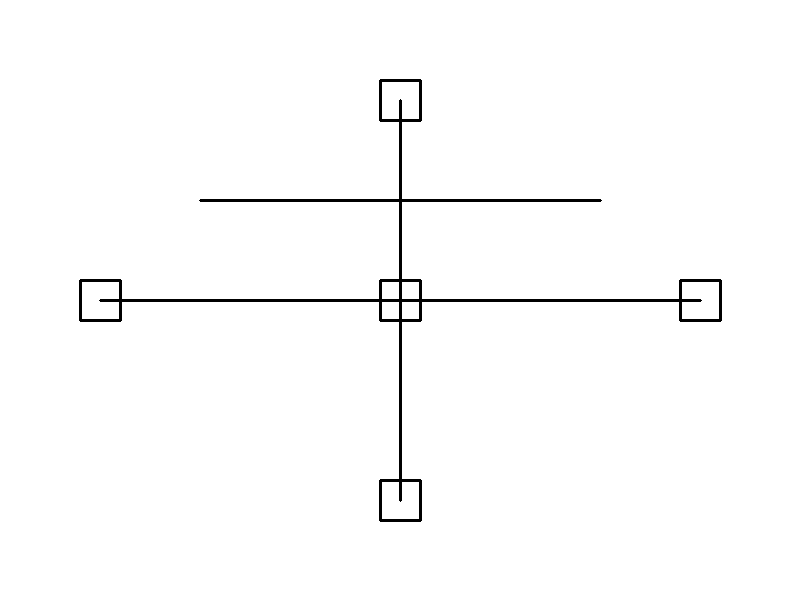
#> input picture input.png, 800 x 600 px
$ python estimate.py
#> lines starting #> are read from the running program, lines starting #| are printed output that depends on the picture; after the words box and inside, x2 and y2 are one past the last pixel; in counts of white or black regions, pixels touching at a corner belong together
"""
InfraAuto MVP - Paint Drawing to Cost Estimate
================================================
Converts a simple Windows Paint drawing (PNG) into:
  1) Basic quantity takeoff
  2) Simple cost calculation
  3) Excel output (estimate.xlsx)

Assumptions:
  - Black lines = cable routes
  - Closed rectangles = manholes
  - 1 pixel = 0.1 meter
"""

import math
import cv2
import numpy as np
import pandas as pd

# ── Configuration ──────────────────────────────────────────────

INPUT_FILE = "input.png"
OUTPUT_FILE = "estimate.xlsx"
PIXEL_TO_METER = 0.1

PRICING = {
    "cable_per_meter": 5000,
    "manhole_unit": 1_200_000,
}

# ── Image Processing ──────────────────────────────────────────


def load_and_preprocess(path: str):
    """Load image, convert to grayscale, apply edge detection."""
    img = cv2.imread(path)
    if img is None:
        raise FileNotFoundError(f"Cannot open image: {path}")

    gray = cv2.cvtColor(img, cv2.COLOR_BGR2GRAY)
    edges = cv2.Canny(gray, 50, 150, apertureSize=3)
    return img, gray, edges


def detect_lines(edges) -> float:
    """Detect lines with HoughLinesP and return total length in pixels."""
    lines = cv2.HoughLinesP(
        edges,
        rho=1,
        theta=np.pi / 180,
        threshold=50,
        minLineLength=30,
        maxLineGap=10,
    )
    if lines is None:
        return 0.0

    total_px = 0.0
    for line in lines:
        x1, y1, x2, y2 = line[0]
        total_px += math.hypot(x2 - x1, y2 - y1)

    return total_px


def detect_manholes(gray) -> int:
    """Detect closed rectangles (4-vertex polygons) as manholes."""
    _, thresh = cv2.threshold(gray, 127, 255, cv2.THRESH_BINARY_INV)
    contours, _ = cv2.findContours(thresh, cv2.RETR_TREE, cv2.CHAIN_APPROX_SIMPLE)

    count = 0
    for cnt in contours:
        area = cv2.contourArea(cnt)
        if area < 200:
            continue

        peri = cv2.arcLength(cnt, True)
        approx = cv2.approxPolyDP(cnt, 0.04 * peri, True)

        # Rectangle = 4 vertices, aspect ratio close to square-ish
        if len(approx) == 4:
            x, y, w, h = cv2.boundingRect(approx)
            aspect = max(w, h) / (min(w, h) + 1e-5)
            if aspect < 3.0:  # filter out long thin shapes
                count += 1

    return count


# ── Cost Calculation ──────────────────────────────────────────


def calculate_costs(cable_length_m: float, manhole_count: int) -> list[dict]:
    """Build line items for the estimate."""
    cable_total = cable_length_m * PRICING["cable_per_meter"]
    manhole_total = manhole_count * PRICING["manhole_unit"]
    grand_total = cable_total + manhole_total

    return [
        {
            "Item": "Cable Installation",
            "Quantity": round(cable_length_m, 2),
            "Unit": "m",
            "Unit Price": PRICING["cable_per_meter"],
            "Total": round(cable_total),
        },
        {
            "Item": "Manhole Installation",
            "Quantity": manhole_count,
            "Unit": "ea",
            "Unit Price": PRICING["manhole_unit"],
            "Total": round(manhole_total),
        },
        {
            "Item": "Grand Total",
            "Quantity": "",
            "Unit": "",
            "Unit Price": "",
            "Total": round(grand_total),
        },
    ]


# ── Excel Output ──────────────────────────────────────────────


def write_excel(rows: list[dict], path: str):
    """Write estimate to Excel file."""
    df = pd.DataFrame(rows)
    with pd.ExcelWriter(path, engine="openpyxl") as writer:
        df.to_excel(writer, index=False, sheet_name="Estimate")
    print(f"Saved: {path}")


# ── Main ──────────────────────────────────────────────────────


def main():
    print("=" * 50)
    print("InfraAuto MVP - Paint Drawing Cost Estimator")
    print("=" * 50)

    # 1. Load and preprocess
    img, gray, edges = load_and_preprocess(INPUT_FILE)
#> in load_and_preprocess, img is the input picture: shape (600, 800, 3); 98.6% white; 1 black region, box (x1, y1, x2, y2) and area: (79, 79, 722, 522) 6505
#> in load_and_preprocess, `edges = cv2.Canny(gray, 50, 150, apertureSize=3)`:
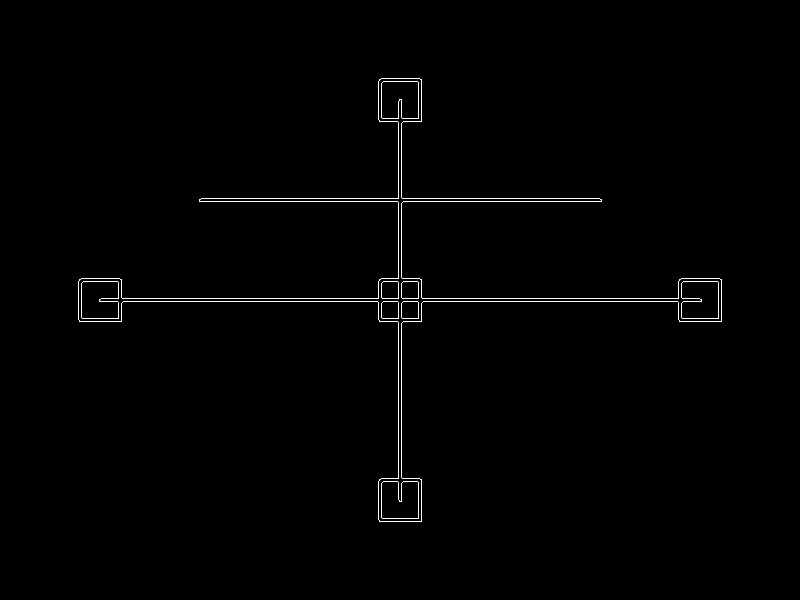
#> edges: shape (600, 800); 0.88% white in thin lines or dots, all inside (x1, y1, x2, y2) = (78, 78, 722, 522)
    print(f"Image loaded: {INPUT_FILE} ({img.shape[1]}x{img.shape[0]}px)")
#| Image loaded: input.png (800x600px)

    # 2. Detect cable routes (lines)
    total_px = detect_lines(edges)
#> in detect_lines, `lines = cv2.HoughLinesP( edges, rho=1, theta=np.pi / 180, threshold=50..`: lines = 21 rows, first 6: [99, 301, 701, 301], [101, 298, 699, 298], [398, 499, 398, 101], [199, 201, 601, 201], [201, 198, 599, 198], [401, 501, 401, 99]
#> the loop in detect_lines, `for line in lines:` made 21 passes
#> (x1, y1, x2, y2, total_px) on passes 1 to 12: (99, 301, 701, 301, 602), (101, 298, 699, 298, 1200), (398, 499, 398, 101, 1598), (199, 201, 601, 201, 2000), (201, 198, 599, 198, 2398), (401, 501, 401, 99, 2800), (378, 281, 421, 281, 2843), (378, 318, 421, 318, 2886), (81, 278, 119, 278, 2924), (679, 321, 721, 321, 2966), (421, 321, 421, 279, 3008), (418, 121, 418, 78, 3051)
#> after the loop in detect_lines, `for line in lines:`: total_px = 3420
#> total_px = 3420
    cable_length_m = total_px * PIXEL_TO_METER
#> cable_length_m = 342
    print(f"Cable length: {total_px:.0f}px = {cable_length_m:.2f}m")
#| Cable length: 3420px = 342.00m

    # 3. Detect manholes (rectangles)
    manhole_count = detect_manholes(gray)
#> in detect_manholes, `_, thresh = cv2.threshold(gray, 127, 255, cv2.THRESH_BINARY_INV)`: thresh: shape (600, 800); 1.4% white; 1 white region
#> in detect_manholes, `contours, _ = cv2.findContours(thresh, cv2.RETR_TREE, cv2.CHAIN_APPROX..`: contours = 9 contours; largest, box (x1, y1, x2, y2) and area: (79, 79, 722, 522) 11282, (381, 481, 420, 520) 1402, (681, 281, 720, 320) 1402, (81, 281, 120, 320) 1402, (381, 81, 420, 120) 1402
#> the loop in detect_manholes, `for cnt in contours:` made 9 passes
#> (area, peri, approx, x, y) on passes 3, 4, 6, 7: (322, 69.66, [[401, 302], [418, 301], [419, 318], [402, 319]], 401, 301), (322, 69.66, [[381, 302], [398, 301], [399, 318], [382, 319]], 381, 301), (322, 69.66, [[401, 282], [418, 281], [419, 298], [402, 299]], 401, 281), (322, 69.66, [[381, 282], [398, 281], [399, 298], [382, 299]], 381, 281)
#> (area, peri) on passes 1, 2, 5, 8, 9: (11282, 3262.2), (1402, 187.3), (1402, 187.3), (1402, 187.3), (1402, 187.3)
#> after the loop in detect_manholes, `for cnt in contours:`: count = 4
#> manhole_count = 4
    print(f"Manholes detected: {manhole_count}")
#| Manholes detected: 4

    # 4. Calculate costs
    rows = calculate_costs(cable_length_m, manhole_count)
#> in calculate_costs, `cable_total = cable_length_m * PRICING["cable_per_meter"]`: cable_total = 1710000
#> in calculate_costs, `manhole_total = manhole_count * PRICING["manhole_unit"]`: manhole_total = 4800000
#> in calculate_costs, `grand_total = cable_total + manhole_total`: grand_total = 6510000
#> rows = 3 items

    # 5. Print summary
    print("-" * 50)
    for r in rows:
        if r["Item"] == "Grand Total":
            print(f"{'Grand Total':>30s}: {r['Total']:>12,} KRW")
        else:
            print(f"{r['Item']:>30s}: {r['Quantity']} {r['Unit']} x {r['Unit Price']:,} = {r['Total']:,} KRW")
#> this loop made 3 passes
#|             Cable Installation: 342.0 m x 5,000 = 1,710,000 KRW
#|           Manhole Installation: 4 ea x 1,200,000 = 4,800,000 KRW
#|                    Grand Total:    6,510,000 KRW
    print("-" * 50)

    # 6. Save Excel
    write_excel(rows, OUTPUT_FILE)
#> in write_excel, `df = pd.DataFrame(rows)`: df = table of 3 rows and 5 columns
    print("Done.")


if __name__ == "__main__":
    main()
